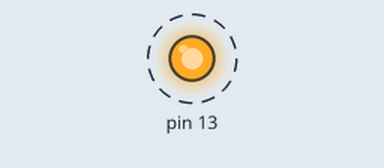
Bench run of a program on a simulated Raspberry Pi (header pin numbers). Parts: output pins drawn as LEDs (lit = HIGH). Dashed ring = blinking. What the program prints to the terminal is not drawn. At 5.1 s the program stops and its outputs stay as they are.

Above: at 0.5 s.
Timing chart, 0 to 3.0 s (numbered marks = the images above):
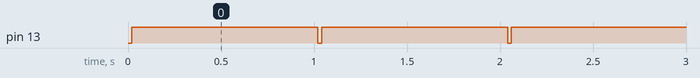

Measured:
- by itself, pin 13: alternates HIGH for 1.0 s and LOW for 0.02 s

The program:

beep.py
```python
import time
import RPi.GPIO as GPIO
# 设置 编号模式


GPIO.setmode(GPIO.BOARD)  # 设置 GPIO 引脚编号模式为 board
#
print ("RPi.GPIO version:", GPIO.VERSION)  # 打印 RPi.GPIO 版本
#
GPIO.setup(13, GPIO.OUT)  # 设置 GPIO 13 引脚为输出模式
def beep(seconds):

	GPIO.output(13, GPIO.LOW)  # 设置 GPIO 11 引脚为低电平
	time.sleep(seconds)  # 延时 * 秒,即响应时间
	GPIO.output(13, GPIO.HIGH)  # 设置 GPIO 11 引脚为高电平

def beepAction(secs,sleepsecs,times):
	for i in range(times): # 循环次数,代表总时长
		beep(secs)			# 鸣叫时间时间
		time.sleep(sleepsecs)  # 停顿间隔
	print ("beepAction finished")


beepAction(0.02,1,5) # 鸣叫时间0.02秒，停顿间隔0.2秒，循环5次
GPIO.cleanup()  # 清理 GPIO 设置
```
